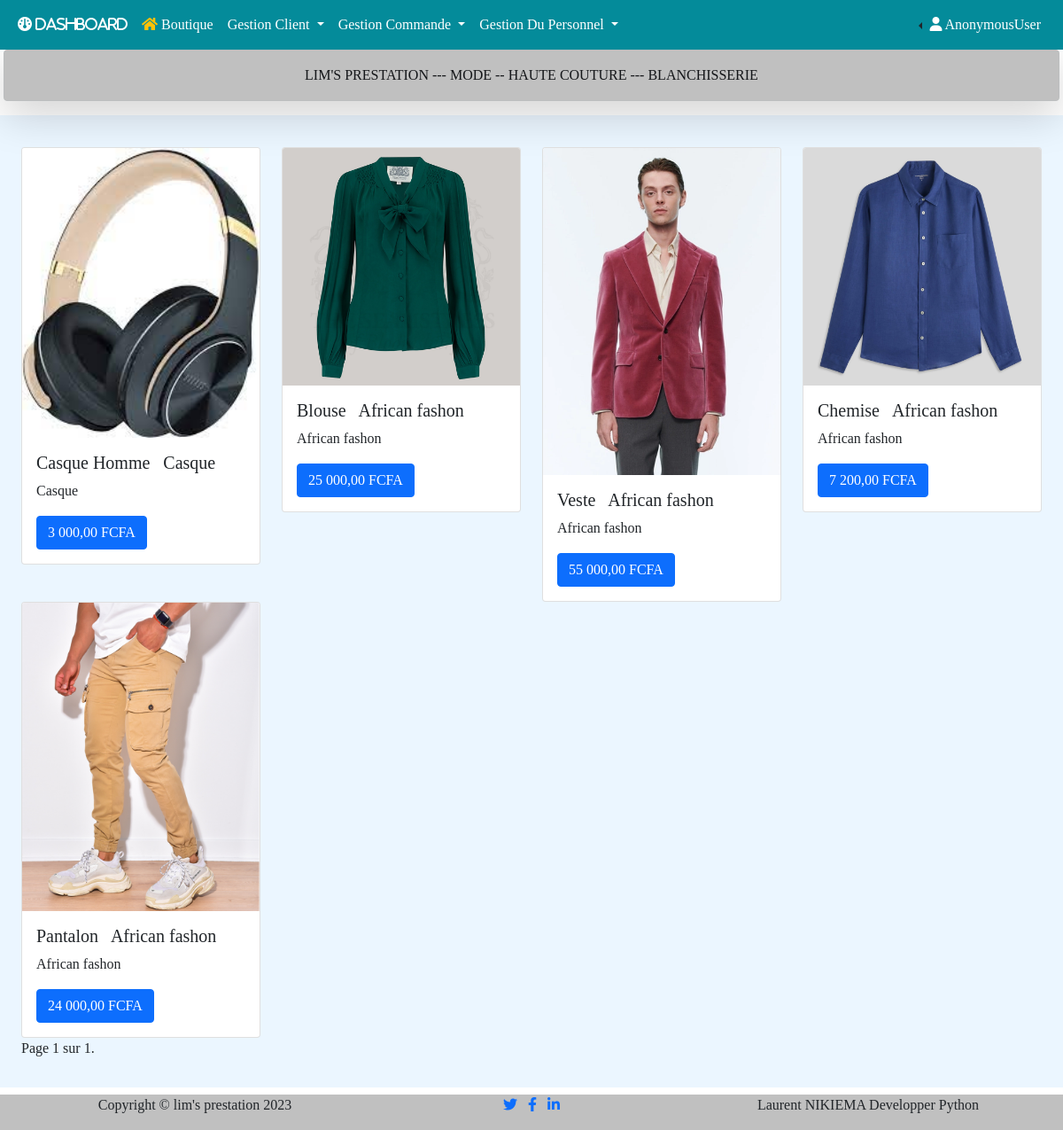
The app's page /home, older data.
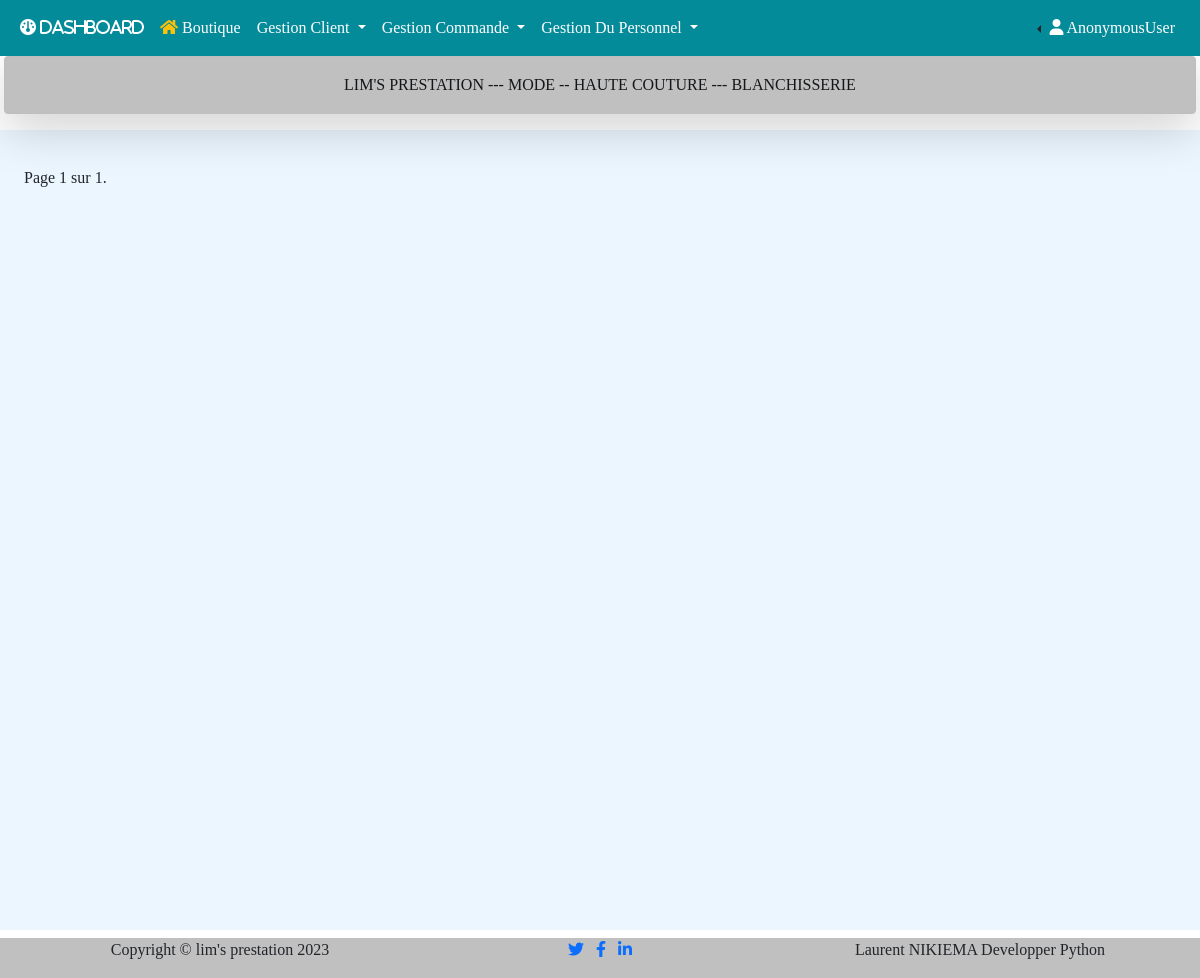
The same page, newer data.
### gestion/models.py (models this page shows, shortened)
class Tenue(models.Model):
    libelle = models.CharField(max_length=200, null=True)
    price = models.DecimalField(max_digits=7, decimal_places=2)
    model = models.ForeignKey(ModelTenue, on_delete=models.CASCADE, null=True, blank=True)
    image = models.ImageField(upload_to='model_photo/', null=True, blank=True)
    created_at = models.DateTimeField(auto_now_add=True)
    modified_at = models.DateTimeField(auto_now_add=True)
    @property
    def imageURL(self):
        try:
            url = self.image.url
        except:
            url = ''
        return url

class ModelTenue(models.Model):
    libelle = models.CharField(max_length=50, null=True)
    created_at = models.DateTimeField(auto_now_add=True)
    modified_at = models.DateTimeField(auto_now_add=True)
    def __str__(self):
        return self.libelle

### authentication/views.py (the view)
# urls.py: path('home', views.home, name='home'),
def home(request):
    tenues = Tenue.objects.all().order_by('-id')
    paginator = Paginator(tenues, 8)
    page_number = request.GET.get('page')
    page_obj = paginator.get_page(page_number)
    context = {"page_obj":page_obj}
    return render(request, 'authentication/home.html', context)

### authentication/templates/authentication/home.html (shortened to what this page needs)
{% extends 'base.html' %}
                {% block main %}
					<main>
						<div class="row mt-1">
							{% for tenu in page_obj %}
							<div class="col-3">
								<div class="card">
									<img src="{{tenu.imageURL}}" class="card-img-top" alt="{{tenu.libelle}}">
									<div class="card-body">
									<h5 class="card-title">{{tenu.libelle}} &nbsp; <span>{{tenu.model}}<span></h5>
									<p class="card-text">{{tenu.model}}</p>
									<span class="btn btn-primary">{{tenu.price|floatformat:"2g"}} FCFA</span>
									</div>
								</div>
							</div>
							{% endfor %}
						</div>
						<div class="pagination">
							<span class="step-links">
							<span class="current">
								  Page {{ page_obj.number }} sur {{ page_obj.paginator.num_pages }}.
							</span>
							</span>
					  </div>
					</main>
				{% endblock main %}

Row changes from the older to the newer data that the page shows:
removed Tenue: imageURL (picture), libelle "Casque Homme", model "Casque", price "3 000,00"
removed Tenue: imageURL (picture), libelle "Blouse", model "African fashon", price "25 000,00"
removed Tenue: imageURL (picture), libelle "Veste", model "African fashon", price "55 000,00"
removed Tenue: imageURL (picture), libelle "Chemise", model "African fashon", price "7 200,00"
removed Tenue: imageURL (picture), libelle "Pantalon", model "African fashon", price "24 000,00"
